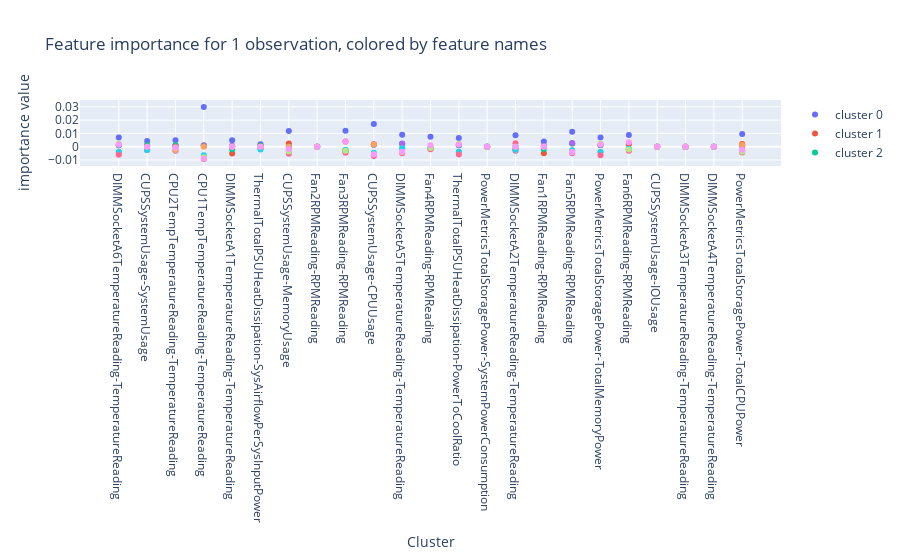

Notebook code cell kept with this figure:
### Code cell
i = 0

x = feature_cols
fig = go.Figure()
shape_1obs = shap_values_np[:,i,:]

for i in range(len_cluster):
    fig.add_trace(go.Scatter(x=x, y=shape_1obs[i,:], name=f"cluster {i}", mode='markers'))


fig.update_layout(barmode='relative', title_text='Feature importance for 1 observation, colored by feature names',   
        yaxis=dict(
        title='importance value',
    ),   xaxis=dict(
        title='Cluster',
    ))
fig.show()

### Figure 1 — Plotly figure (JSON) as saved in the notebook; plotly's stock layout.template omitted (floating-point values rounded to 4 significant figures)
{"data": [{"mode": "markers", "name": "cluster 0", "type": "scatter", "x": ["DIMMSocketA6TemperatureReading-TemperatureReading", "CUPSSystemUsage-SystemUsage", "CPU2TempTemperatureReading-TemperatureReading", "CPU1TempTemperatureReading-TemperatureReading", "DIMMSocketA1TemperatureReading-TemperatureReading", "ThermalTotalPSUHeatDissipation-SysAirflowPerSysInputPower", "CUPSSystemUsage-MemoryUsage", "Fan2RPMReading-RPMReading", "Fan3RPMReading-RPMReading", "CUPSSystemUsage-CPUUsage", "DIMMSocketA5TemperatureReading-TemperatureReading", "Fan4RPMReading-RPMReading", "ThermalTotalPSUHeatDissipation-PowerToCoolRatio", "PowerMetricsTotalStoragePower-SystemPowerConsumption", "DIMMSocketA2TemperatureReading-TemperatureReading", "Fan1RPMReading-RPMReading", "Fan5RPMReading-RPMReading", "PowerMetricsTotalStoragePower-TotalMemoryPower", "Fan6RPMReading-RPMReading", "CUPSSystemUsage-IOUsage", "DIMMSocketA3TemperatureReading-TemperatureReading", "DIMMSocketA4TemperatureReading-TemperatureReading", "PowerMetricsTotalStoragePower-TotalCPUPower"], "y": [0.006872, 0.004289, 0.004927, 0.02981, 0.004921, 0.001858, 0.01187, 0, 0.0119, 0.01703, 0.009046, 0.007559, 0.006613, 0, 0.008636, 0.003975, 0.01133, 0.006921, 0.008807, 0, 0, 0, 0.009595]}, {"mode": "markers", "name": "cluster 1", "type": "scatter", "x": ["DIMMSocketA6TemperatureReading-TemperatureReading", "CUPSSystemUsage-SystemUsage", "CPU2TempTemperatureReading-TemperatureReading", "CPU1TempTemperatureReading-TemperatureReading", "DIMMSocketA1TemperatureReading-TemperatureReading", "ThermalTotalPSUHeatDissipation-SysAirflowPerSysInputPower", "CUPSSystemUsage-MemoryUsage", "Fan2RPMReading-RPMReading", "Fan3RPMReading-RPMReading", "CUPSSystemUsage-CPUUsage", "DIMMSocketA5TemperatureReading-TemperatureReading", "Fan4RPMReading-RPMReading", "ThermalTotalPSUHeatDissipation-PowerToCoolRatio", "PowerMetricsTotalStoragePower-SystemPowerConsumption", "DIMMSocketA2TemperatureReading-TemperatureReading", "Fan1RPMReading-RPMReading", "Fan5RPMReading-RPMReading", "PowerMetricsTotalStoragePower-TotalMemoryPower", "Fan6RPMReading-RPMReading", "CUPSSystemUsage-IOUsage", "DIMMSocketA3TemperatureReading-TemperatureReading", "DIMMSocketA4TemperatureReading-TemperatureReading", "PowerMetricsTotalStoragePower-TotalCPUPower"], "y": [0.001113, 0.0009309, 0.001041, 0.001143, -0.005037, 0.0004715, 0.002471, 0, 0.003832, 0.001834, 0.001976, -0.001548, 0.001131, 0, -0.002146, -0.004963, 0.002349, 0.001104, 0.001803, 0, 0, 0, 0.001973]}, {"mode": "markers", "name": "cluster 2", "type": "scatter", "x": ["DIMMSocketA6TemperatureReading-TemperatureReading", "CUPSSystemUsage-SystemUsage", "CPU2TempTemperatureReading-TemperatureReading", "CPU1TempTemperatureReading-TemperatureReading", "DIMMSocketA1TemperatureReading-TemperatureReading", "ThermalTotalPSUHeatDissipation-SysAirflowPerSysInputPower", "CUPSSystemUsage-MemoryUsage", "Fan2RPMReading-RPMReading", "Fan3RPMReading-RPMReading", "CUPSSystemUsage-CPUUsage", "DIMMSocketA5TemperatureReading-TemperatureReading", "Fan4RPMReading-RPMReading", "ThermalTotalPSUHeatDissipation-PowerToCoolRatio", "PowerMetricsTotalStoragePower-SystemPowerConsumption", "DIMMSocketA2TemperatureReading-TemperatureReading", "Fan1RPMReading-RPMReading", "Fan5RPMReading-RPMReading", "PowerMetricsTotalStoragePower-TotalMemoryPower", "Fan6RPMReading-RPMReading", "CUPSSystemUsage-IOUsage", "DIMMSocketA3TemperatureReading-TemperatureReading", "DIMMSocketA4TemperatureReading-TemperatureReading", "PowerMetricsTotalStoragePower-TotalCPUPower"], "y": [0.001145, 0.001031, 0.001068, 0.0006298, -0.00193, 0.0005839, 0, 0, -0.00352, 0.001498, 0.002146, -0.0007334, 0.001091, 0, 0, -0.001767, 0.002424, 0.001232, -0.002539, 0, 0, 0, 0.0005768]}, {"mode": "markers", "name": "cluster 3", "type": "scatter", "x": ["DIMMSocketA6TemperatureReading-TemperatureReading", "CUPSSystemUsage-SystemUsage", "CPU2TempTemperatureReading-TemperatureReading", "CPU1TempTemperatureReading-TemperatureReading", "DIMMSocketA1TemperatureReading-TemperatureReading", "ThermalTotalPSUHeatDissipation-SysAirflowPerSysInputPower", "CUPSSystemUsage-MemoryUsage", "Fan2RPMReading-RPMReading", "Fan3RPMReading-RPMReading", "CUPSSystemUsage-CPUUsage", "DIMMSocketA5TemperatureReading-TemperatureReading", "Fan4RPMReading-RPMReading", "ThermalTotalPSUHeatDissipation-PowerToCoolRatio", "PowerMetricsTotalStoragePower-SystemPowerConsumption", "DIMMSocketA2TemperatureReading-TemperatureReading", "Fan1RPMReading-RPMReading", "Fan5RPMReading-RPMReading", "PowerMetricsTotalStoragePower-TotalMemoryPower", "Fan6RPMReading-RPMReading", "CUPSSystemUsage-IOUsage", "DIMMSocketA3TemperatureReading-TemperatureReading", "DIMMSocketA4TemperatureReading-TemperatureReading", "PowerMetricsTotalStoragePower-TotalCPUPower"], "y": [0.00143, -0.002522, -0.003047, 0.000487, 0.0007629, -0.001338, 0, 0, -0.00314, 0.001387, 0.002343, -0.001003, 0.001375, 0, -0.003125, 0.0009353, 0.002837, 0.001518, -0.002352, 0, 0, 0, 0.0006639]}, {"mode": "markers", "name": "cluster 4", "type": "scatter", "x": ["DIMMSocketA6TemperatureReading-TemperatureReading", "CUPSSystemUsage-SystemUsage", "CPU2TempTemperatureReading-TemperatureReading", "CPU1TempTemperatureReading-TemperatureReading", "DIMMSocketA1TemperatureReading-TemperatureReading", "ThermalTotalPSUHeatDissipation-SysAirflowPerSysInputPower", "CUPSSystemUsage-MemoryUsage", "Fan2RPMReading-RPMReading", "Fan3RPMReading-RPMReading", "CUPSSystemUsage-CPUUsage", "DIMMSocketA5TemperatureReading-TemperatureReading", "Fan4RPMReading-RPMReading", "ThermalTotalPSUHeatDissipation-PowerToCoolRatio", "PowerMetricsTotalStoragePower-SystemPowerConsumption", "DIMMSocketA2TemperatureReading-TemperatureReading", "Fan1RPMReading-RPMReading", "Fan5RPMReading-RPMReading", "PowerMetricsTotalStoragePower-TotalMemoryPower", "Fan6RPMReading-RPMReading", "CUPSSystemUsage-IOUsage", "DIMMSocketA3TemperatureReading-TemperatureReading", "DIMMSocketA4TemperatureReading-TemperatureReading", "PowerMetricsTotalStoragePower-TotalCPUPower"], "y": [-0.00408, -0.002205, -0.002641, 0, 0, -0.001203, 0, 0, -0.002557, 0.001707, -0.001268, -0.0009783, -0.003928, 0, -0.002471, 0, -0.002794, -0.004037, -0.001865, 0, 0, 0, 0.001251]}, {"mode": "markers", "name": "cluster 5", "type": "scatter", "x": ["DIMMSocketA6TemperatureReading-TemperatureReading", "CUPSSystemUsage-SystemUsage", "CPU2TempTemperatureReading-TemperatureReading", "CPU1TempTemperatureReading-TemperatureReading", "DIMMSocketA1TemperatureReading-TemperatureReading", "ThermalTotalPSUHeatDissipation-SysAirflowPerSysInputPower", "CUPSSystemUsage-MemoryUsage", "Fan2RPMReading-RPMReading", "Fan3RPMReading-RPMReading", "CUPSSystemUsage-CPUUsage", "DIMMSocketA5TemperatureReading-TemperatureReading", "Fan4RPMReading-RPMReading", "ThermalTotalPSUHeatDissipation-PowerToCoolRatio", "PowerMetricsTotalStoragePower-SystemPowerConsumption", "DIMMSocketA2TemperatureReading-TemperatureReading", "Fan1RPMReading-RPMReading", "Fan5RPMReading-RPMReading", "PowerMetricsTotalStoragePower-TotalMemoryPower", "Fan6RPMReading-RPMReading", "CUPSSystemUsage-IOUsage", "DIMMSocketA3TemperatureReading-TemperatureReading", "DIMMSocketA4TemperatureReading-TemperatureReading", "PowerMetricsTotalStoragePower-TotalCPUPower"], "y": [-0.003992, -0.002407, 0, -0.00634, 0, -0.002111, -0.002915, 0, -0.002386, -0.004459, -0.001151, -0.001096, -0.00381, 0, -0.002174, 0, -0.002629, -0.004045, -0.00163, 0, 0, 0, -0.003074]}, {"mode": "markers", "name": "cluster 6", "type": "scatter", "x": ["DIMMSocketA6TemperatureReading-TemperatureReading", "CUPSSystemUsage-SystemUsage", "CPU2TempTemperatureReading-TemperatureReading", "CPU1TempTemperatureReading-TemperatureReading", "DIMMSocketA1TemperatureReading-TemperatureReading", "ThermalTotalPSUHeatDissipation-SysAirflowPerSysInputPower", "CUPSSystemUsage-MemoryUsage", "Fan2RPMReading-RPMReading", "Fan3RPMReading-RPMReading", "CUPSSystemUsage-CPUUsage", "DIMMSocketA5TemperatureReading-TemperatureReading", "Fan4RPMReading-RPMReading", "ThermalTotalPSUHeatDissipation-PowerToCoolRatio", "PowerMetricsTotalStoragePower-SystemPowerConsumption", "DIMMSocketA2TemperatureReading-TemperatureReading", "Fan1RPMReading-RPMReading", "Fan5RPMReading-RPMReading", "PowerMetricsTotalStoragePower-TotalMemoryPower", "Fan6RPMReading-RPMReading", "CUPSSystemUsage-IOUsage", "DIMMSocketA3TemperatureReading-TemperatureReading", "DIMMSocketA4TemperatureReading-TemperatureReading", "PowerMetricsTotalStoragePower-TotalCPUPower"], "y": [-0.006107, 0, 0, -0.009213, 0, 0, -0.005258, 0, -0.004611, -0.007067, -0.00493, -0.001832, -0.005933, 0, 0.00268, 0, -0.004939, -0.006347, -0.002997, 0, 0, 0, -0.004443]}, {"mode": "markers", "name": "cluster 7", "type": "scatter", "x": ["DIMMSocketA6TemperatureReading-TemperatureReading", "CUPSSystemUsage-SystemUsage", "CPU2TempTemperatureReading-TemperatureReading", "CPU1TempTemperatureReading-TemperatureReading", "DIMMSocketA1TemperatureReading-TemperatureReading", "ThermalTotalPSUHeatDissipation-SysAirflowPerSysInputPower", "CUPSSystemUsage-MemoryUsage", "Fan2RPMReading-RPMReading", "Fan3RPMReading-RPMReading", "CUPSSystemUsage-CPUUsage", "DIMMSocketA5TemperatureReading-TemperatureReading", "Fan4RPMReading-RPMReading", "ThermalTotalPSUHeatDissipation-PowerToCoolRatio", "PowerMetricsTotalStoragePower-SystemPowerConsumption", "DIMMSocketA2TemperatureReading-TemperatureReading", "Fan1RPMReading-RPMReading", "Fan5RPMReading-RPMReading", "PowerMetricsTotalStoragePower-TotalMemoryPower", "Fan6RPMReading-RPMReading", "CUPSSystemUsage-IOUsage", "DIMMSocketA3TemperatureReading-TemperatureReading", "DIMMSocketA4TemperatureReading-TemperatureReading", "PowerMetricsTotalStoragePower-TotalCPUPower"], "y": [0.002274, 0, -0.0007852, -0.007961, 0, 0, -0.003702, 0, -0.003011, -0.0056, -0.003956, -0.0009625, 0.002291, 0, 0, 0, -0.004058, 0.002323, -0.002139, 0, 0, 0, -0.003776]}, {"mode": "markers", "name": "cluster 8", "type": "scatter", "x": ["DIMMSocketA6TemperatureReading-TemperatureReading", "CUPSSystemUsage-SystemUsage", "CPU2TempTemperatureReading-TemperatureReading", "CPU1TempTemperatureReading-TemperatureReading", "DIMMSocketA1TemperatureReading-TemperatureReading", "ThermalTotalPSUHeatDissipation-SysAirflowPerSysInputPower", "CUPSSystemUsage-MemoryUsage", "Fan2RPMReading-RPMReading", "Fan3RPMReading-RPMReading", "CUPSSystemUsage-CPUUsage", "DIMMSocketA5TemperatureReading-TemperatureReading", "Fan4RPMReading-RPMReading", "ThermalTotalPSUHeatDissipation-PowerToCoolRatio", "PowerMetricsTotalStoragePower-SystemPowerConsumption", "DIMMSocketA2TemperatureReading-TemperatureReading", "Fan1RPMReading-RPMReading", "Fan5RPMReading-RPMReading", "PowerMetricsTotalStoragePower-TotalMemoryPower", "Fan6RPMReading-RPMReading", "CUPSSystemUsage-IOUsage", "DIMMSocketA3TemperatureReading-TemperatureReading", "DIMMSocketA4TemperatureReading-TemperatureReading", "PowerMetricsTotalStoragePower-TotalCPUPower"], "y": [0.001621, 0, -0.0007222, -0.008783, 0, 0, -0.001691, 0, 0.003899, -0.00594, -0.003857, 0.00102, 0.001573, 0, 0, 0, -0.004012, 0.001691, 0.003251, 0, 0, 0, -0.002295]}], "layout": {"barmode": "relative", "title": {"text": "Feature importance for 1 observation, colored by feature names"}, "xaxis": {"title": {"text": "Cluster"}}, "yaxis": {"title": {"text": "importance value"}}}}
